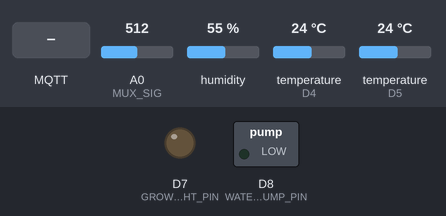
This sketch was run on a simulated ESP8266 (NodeMCU). Parts: switched loads named in the sketch (green lamp = pin HIGH), output pins drawn as LEDs (lit = HIGH). Inputs (shaded band) come from the test bench; at power-on: A0 (MUX_SIG) = 512, humidity 55 %, temperature (sensors on D4, D5) 24 °C. WiFi joins after 1.5 s; servers stay silent unless stated; the local clock reads 2024-03-15 10:24:30 at power-on unless the sketch sets it; no MQTT or app messages arrive unless stated; pins used as bus, display or sensor lines are not drawn; what the sketch prints to the serial monitor is not drawn.

Above: at 2.7 s.
2.8 s: MQTT message "pump_on" arrives on the first subscribed topic
At 3.7 s:
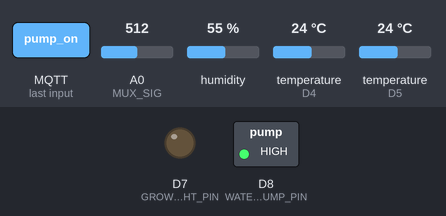
4.3 s: MQTT message "light_on" arrives on the first subscribed topic
At 4.8 s:
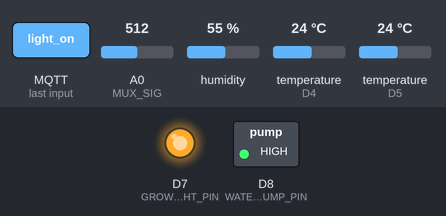
5.8 s: MQTT message "pump_off" arrives on the first subscribed topic
At 6.2 s:
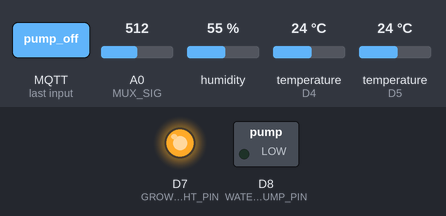
Timing chart, 0 to 8.8 s (numbered marks = the images above; inputs shaded):
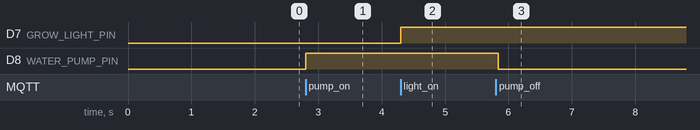

Measured:
- after the input at 2.8 s, D8 (WATER_PUMP_PIN): LOW → HIGH at once
- after the input at 4.3 s, D7 (GROW_LIGHT_PIN): LOW → HIGH at once
- after the input at 5.8 s, D8 (WATER_PUMP_PIN): HIGH → LOW at once

The sketch:

smart_hydroponics.ino
```cpp
// ============================================================
//  Smart IoT Enabled Hydroponic Farming
//  Vidyalankar Institute of Technology, Mumbai
//  Department: Electronics & Telecommunication Engineering
//
//  Hardware  : ESP8266 NodeMCU
//  Cloud     : AWS IoT Core (eu-north-1) — MQTT over TLS port 8883
//  Sensors   : DS18B20, DHT11, pH, TDS, LDR, Water Level (via 74HC4067 MUX)
//  Actuators : Water Pump (D8), LED Grow Light (D7) via relay module
//
//  MQTT Topics:
//    Publish  → sensor/data      (JSON sensor readings every 5s)
//    Subscribe← device/control   (commands: pump_on/off, light_on/off)
//
//  Libraries required (install via Arduino IDE Library Manager):
//    - PubSubClient       by Nick O'Leary
//    - DallasTemperature  by Miles Burton
//    - OneWire            by Paul Stoffregen
//    - DHT sensor library by Adafruit
//
//  Board: ESP8266 NodeMCU 1.0 (ESP-12E Module)
//  See README.md for wiring, calibration, and AWS setup guide.
// ============================================================

#include <ESP8266WiFi.h>
#include <WiFiClientSecure.h>
#include <PubSubClient.h>
#include <OneWire.h>
#include <DallasTemperature.h>
#include <DHT.h>
#include <time.h>

// ── WiFi credentials ─────────────────────────────────────────
#define WIFI_SSID     "YOUR_WIFI_SSID"       // <-- replace
#define WIFI_PASSWORD "YOUR_WIFI_PASSWORD"   // <-- replace

// ── AWS IoT Core ─────────────────────────────────────────────
#define AWS_IOT_ENDPOINT  "YOUR_ENDPOINT.iot.REGION.amazonaws.com"  // <-- replace
#define CLIENT_ID         "ESP8266_Device"
#define AWS_IOT_TOPIC     "sensor/data"
#define AWS_CONTROL_TOPIC "device/control"

// ── TLS Certificates ─────────────────────────────────────────
// Paste your certificate contents below.
// AWS Root CA 1: https://www.amazontrust.com/repository/AmazonRootCA1.pem
static const char CA_CERT[] PROGMEM = R"EOF(
-----BEGIN CERTIFICATE-----
<PASTE AWS ROOT CA 1 HERE>
-----END CERTIFICATE-----
)EOF";

// Your device certificate (.pem.crt from AWS IoT console)
static const char CERTIFICATE[] PROGMEM = R"EOF(
-----BEGIN CERTIFICATE-----
<PASTE YOUR DEVICE CERTIFICATE HERE>
-----END CERTIFICATE-----
)EOF";

// Your private key (.pem.key from AWS IoT console)
static const char PRIVATE_KEY[] PROGMEM = R"EOF(
-----BEGIN RSA PRIVATE KEY-----
<PASTE YOUR PRIVATE KEY HERE>
-----END RSA PRIVATE KEY-----
)EOF";

// ── Pin Definitions ───────────────────────────────────────────
#define DS18B20_PIN     D4    // Water temperature (OneWire)
#define DHT_PIN         D5    // Air temperature & humidity
#define DHT_TYPE        DHT11
#define MUX_SIG         A0    // 74HC4067 Mux analog output
#define S0              D0    // Mux select bit 0
#define S1              D1    // Mux select bit 1
#define S2              D2    // Mux select bit 2
#define S3              D3    // Mux select bit 3
#define GROW_LIGHT_PIN  D7    // Relay → LED grow light
#define WATER_PUMP_PIN  D8    // Relay → water pump

// ── Mux Channel Assignments ───────────────────────────────────
#define PH_CHANNEL          1
#define TDS_CHANNEL         0
#define LDR_CHANNEL         2
#define WATER_LEVEL_CHANNEL 3

// ── pH Calibration Constants ──────────────────────────────────
// See calibration guide at bottom of this file.
// These defaults give pH values in the 5.5–7.0 range.
#define PH_SLOPE      -5.70f
#define PH_INTERCEPT  21.34f

// ── Publish Interval ──────────────────────────────────────────
#define PUBLISH_INTERVAL_MS 5000UL   // publish every 5 seconds

// ── Objects ───────────────────────────────────────────────────
BearSSL::WiFiClientSecure wifiClient;
BearSSL::X509List   caCert(CA_CERT);
BearSSL::X509List   clientCert(CERTIFICATE);
BearSSL::PrivateKey privateKey(PRIVATE_KEY);

PubSubClient mqttClient(wifiClient);

OneWire           oneWire(DS18B20_PIN);
DallasTemperature waterTempSensor(&oneWire);
DHT               dht(DHT_PIN, DHT_TYPE);

unsigned long lastPublishTime = 0;

// ============================================================
//  MUX HELPER — select analog input channel on 74HC4067
// ============================================================
void setMuxChannel(int ch) {
  digitalWrite(S0,  ch        & 0x01);
  digitalWrite(S1, (ch >> 1)  & 0x01);
  digitalWrite(S2, (ch >> 2)  & 0x01);
  digitalWrite(S3, (ch >> 3)  & 0x01);
  delay(10);  // allow signal to settle
}

// ============================================================
//  SENSOR READ FUNCTIONS
// ============================================================

/**
 * readPH()
 * Converts analog voltage to pH using linear calibration.
 * Calibrate PH_SLOPE and PH_INTERCEPT with pH 4.0 & 7.0 buffers.
 * Returns pH clamped to 0.0–14.0.
 */
float readPH() {
  setMuxChannel(PH_CHANNEL);
  float voltage = analogRead(MUX_SIG) * (3.3f / 1023.0f);
  float ph = PH_SLOPE * voltage + PH_INTERCEPT;
  ph = constrain(ph, 0.0f, 14.0f);
  return ph;
}

/**
 * readTDS()
 * Converts analog voltage to TDS (ppm) using polynomial formula.
 * Calibrated for 3.3V reference. Typical output: 600–1200 ppm.
 */
float readTDS() {
  setMuxChannel(TDS_CHANNEL);
  float voltage = analogRead(MUX_SIG) * (3.3f / 1023.0f);
  float tds = (133.42f * voltage * voltage * voltage
             - 255.86f * voltage * voltage
             + 857.39f * voltage) * 0.5f;
  return tds;
}

/**
 * readLDR()
 * Returns light intensity estimate in lux (0–1000 range).
 */
float readLDR() {
  setMuxChannel(LDR_CHANNEL);
  return (analogRead(MUX_SIG) / 1023.0f) * 1000.0f;
}

/**
 * readWaterLevel()
 * Returns water level as a percentage (0–100%).
 */
float readWaterLevel() {
  setMuxChannel(WATER_LEVEL_CHANNEL);
  return (analogRead(MUX_SIG) / 1023.0f) * 100.0f;
}

// ============================================================
//  PUBLISH SENSOR DATA TO AWS IoT (topic: sensor/data)
// ============================================================
void sendSensorData() {
  // Water temperature via DS18B20
  waterTempSensor.requestTemperatures();
  float waterTemp = waterTempSensor.getTempCByIndex(0);

  // Air temperature & humidity via DHT11
  float airTemp  = dht.readTemperature();
  float humidity = dht.readHumidity();

  if (isnan(airTemp) || isnan(humidity)) {
    Serial.println("[WARN] DHT11 read failed — skipping this cycle");
    return;
  }

  // Analog sensors via MUX
  float phValue    = readPH();
  float tdsValue   = readTDS();
  float ldrValue   = readLDR();
  float waterLevel = readWaterLevel();

  // Build JSON payload
  char payload[256];
  snprintf(payload, sizeof(payload),
    "{"
      "\"water_temp\":%.2f,"
      "\"air_temp\":%.2f,"
      "\"humidity\":%.2f,"
      "\"pH\":%.2f,"
      "\"TDS\":%.1f,"
      "\"LDR\":%.1f,"
      "\"water_level\":%.1f"
    "}",
    waterTemp, airTemp, humidity,
    phValue, tdsValue, ldrValue, waterLevel
  );

  if (mqttClient.publish(AWS_IOT_TOPIC, payload)) {
    Serial.print("[MQTT] Published → ");
    Serial.println(payload);
  } else {
    Serial.println("[MQTT] Publish FAILED");
  }
}

// ============================================================
//  MQTT CALLBACK — handles incoming commands
//  Topic   : device/control
//  Commands: pump_on | pump_off | light_on | light_off
// ============================================================
void mqttCallback(char* topic, byte* payload, unsigned int length) {
  String cmd;
  for (unsigned int i = 0; i < length; i++) cmd += (char)payload[i];
  cmd.trim();

  Serial.print("[MQTT] Command received: ");
  Serial.println(cmd);

  if      (cmd == "pump_on")   { digitalWrite(WATER_PUMP_PIN, HIGH); Serial.println("→ Pump ON");        }
  else if (cmd == "pump_off")  { digitalWrite(WATER_PUMP_PIN, LOW);  Serial.println("→ Pump OFF");       }
  else if (cmd == "light_on")  { digitalWrite(GROW_LIGHT_PIN, HIGH); Serial.println("→ Grow Light ON");  }
  else if (cmd == "light_off") { digitalWrite(GROW_LIGHT_PIN, LOW);  Serial.println("→ Grow Light OFF"); }
  else                         { Serial.println("→ Unknown command — ignored");                           }
}

// ============================================================
//  MQTT RECONNECT — retries until connected
// ============================================================
void reconnectMQTT() {
  while (!mqttClient.connected()) {
    Serial.print("[MQTT] Connecting to AWS IoT...");
    if (mqttClient.connect(CLIENT_ID)) {
      Serial.println(" connected!");
      mqttClient.subscribe(AWS_CONTROL_TOPIC);
      Serial.print("[MQTT] Subscribed to: ");
      Serial.println(AWS_CONTROL_TOPIC);
    } else {
      Serial.print(" failed, rc=");
      Serial.print(mqttClient.state());
      Serial.println(" — retrying in 2s");
      delay(2000);
    }
  }
}

// ============================================================
//  SETUP
// ============================================================
void setup() {
  Serial.begin(115200);
  Serial.println("\n\n=== Smart Hydroponics System Booting ===");

  // Configure output pins
  pinMode(S0, OUTPUT); pinMode(S1, OUTPUT);
  pinMode(S2, OUTPUT); pinMode(S3, OUTPUT);
  pinMode(GROW_LIGHT_PIN, OUTPUT);
  pinMode(WATER_PUMP_PIN, OUTPUT);
  digitalWrite(GROW_LIGHT_PIN, LOW);  // default OFF
  digitalWrite(WATER_PUMP_PIN, LOW);  // default OFF

  // Initialise sensors
  waterTempSensor.begin();
  dht.begin();

  // Connect to WiFi
  Serial.print("[WiFi] Connecting to ");
  Serial.print(WIFI_SSID);
  WiFi.begin(WIFI_SSID, WIFI_PASSWORD);
  while (WiFi.status() != WL_CONNECTED) {
    delay(500);
    Serial.print(".");
  }
  Serial.println("\n[WiFi] Connected! IP: " + WiFi.localIP().toString());

  // Sync time via NTP — mandatory for TLS certificate validation
  Serial.print("[NTP]  Syncing time");
  configTime(0, 0, "pool.ntp.org", "time.nist.gov");
  while (time(nullptr) < 1000000000UL) {
    delay(500);
    Serial.print(".");
  }
  Serial.println("\n[NTP]  Time synced");

  // Load TLS credentials for AWS IoT mutual auth
  wifiClient.setTrustAnchors(&caCert);
  wifiClient.setClientRSACert(&clientCert, &privateKey);

  // Configure MQTT client
  mqttClient.setServer(AWS_IOT_ENDPOINT, 8883);
  mqttClient.setCallback(mqttCallback);
  mqttClient.setBufferSize(512);  // handles full JSON payload

  Serial.println("[System] Setup complete — entering main loop\n");
}

// ============================================================
//  MAIN LOOP
// ============================================================
void loop() {
  // Keep MQTT connection alive
  if (!mqttClient.connected()) {
    reconnectMQTT();
  }
  mqttClient.loop();  // process incoming control commands

  // Publish sensor data at defined interval (non-blocking)
  unsigned long now = millis();
  if (now - lastPublishTime >= PUBLISH_INTERVAL_MS) {
    lastPublishTime = now;
    sendSensorData();
  }
}

// ============================================================
//  pH CALIBRATION GUIDE
//  ─────────────────────────────────────────────────────────
//  1. Open Serial Monitor (115200 baud)
//  2. Dip probe in pH 7.0 buffer solution
//     → note the raw voltage printed: call it V7
//  3. Dip probe in pH 4.0 buffer solution
//     → note the raw voltage printed: call it V4
//  4. Calculate new constants:
//       PH_SLOPE     = (4.0 - 7.0) / (V4 - V7)
//       PH_INTERCEPT = 7.0 - PH_SLOPE * V7
//  5. Update PH_SLOPE and PH_INTERCEPT at top of this file.
// ============================================================
```
